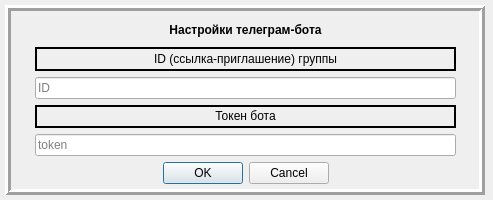
<?xml version="1.0" encoding="UTF-8"?>
<ui version="4.0">
 <class>telegram_settings</class>
 <widget class="QDialog" name="telegram_settings">
  <property name="windowModality">
   <enum>Qt::ApplicationModal</enum>
  </property>
  <property name="geometry">
   <rect>
    <x>0</x>
    <y>0</y>
    <width>493</width>
    <height>200</height>
   </rect>
  </property>
  <property name="sizePolicy">
   <sizepolicy hsizetype="Fixed" vsizetype="Fixed">
    <horstretch>0</horstretch>
    <verstretch>0</verstretch>
   </sizepolicy>
  </property>
  <property name="minimumSize">
   <size>
    <width>493</width>
    <height>200</height>
   </size>
  </property>
  <property name="maximumSize">
   <size>
    <width>493</width>
    <height>200</height>
   </size>
  </property>
  <property name="windowTitle">
   <string>Настройки взаимодействия с Telegram</string>
  </property>
  <property name="modal">
   <bool>true</bool>
  </property>
  <widget class="QFrame" name="frame">
   <property name="geometry">
    <rect>
     <x>5</x>
     <y>5</y>
     <width>480</width>
     <height>190</height>
    </rect>
   </property>
   <property name="frameShape">
    <enum>QFrame::Box</enum>
   </property>
   <property name="frameShadow">
    <enum>QFrame::Raised</enum>
   </property>
   <property name="lineWidth">
    <number>3</number>
   </property>
   <widget class="QWidget" name="verticalLayoutWidget">
    <property name="geometry">
     <rect>
      <x>30</x>
      <y>13</y>
      <width>421</width>
      <height>166</height>
     </rect>
    </property>
    <layout class="QVBoxLayout" name="verticalLayout">
     <item>
      <widget class="QLabel" name="label_telegramSettings">
       <property name="font">
        <font>
         <weight>75</weight>
         <bold>true</bold>
        </font>
       </property>
       <property name="text">
        <string>Настройки телеграм-бота</string>
       </property>
       <property name="alignment">
        <set>Qt::AlignCenter</set>
       </property>
       <property name="textInteractionFlags">
        <set>Qt::NoTextInteraction</set>
       </property>
      </widget>
     </item>
     <item>
      <widget class="QLabel" name="label_telegramGroupId">
       <property name="frameShape">
        <enum>QFrame::WinPanel</enum>
       </property>
       <property name="text">
        <string>&lt;html&gt;&lt;head/&gt;&lt;body&gt;&lt;p&gt;ID (ссылка-приглашение) группы&lt;/p&gt;&lt;/body&gt;&lt;/html&gt;</string>
       </property>
       <property name="alignment">
        <set>Qt::AlignCenter</set>
       </property>
      </widget>
     </item>
     <item>
      <widget class="QLineEdit" name="lineEdit_telegramGroupId">
       <property name="text">
        <string/>
       </property>
       <property name="echoMode">
        <enum>QLineEdit::Normal</enum>
       </property>
       <property name="placeholderText">
        <string>ID</string>
       </property>
      </widget>
     </item>
     <item>
      <widget class="QLabel" name="label_telegramBotToken">
       <property name="frameShape">
        <enum>QFrame::WinPanel</enum>
       </property>
       <property name="text">
        <string>&lt;html&gt;&lt;head/&gt;&lt;body&gt;&lt;p&gt;Токен бота&lt;/p&gt;&lt;/body&gt;&lt;/html&gt;</string>
       </property>
       <property name="alignment">
        <set>Qt::AlignCenter</set>
       </property>
      </widget>
     </item>
     <item>
      <widget class="QLineEdit" name="lineEdit_telegramBotToken">
       <property name="text">
        <string/>
       </property>
       <property name="echoMode">
        <enum>QLineEdit::Normal</enum>
       </property>
       <property name="placeholderText">
        <string>token</string>
       </property>
      </widget>
     </item>
     <item>
      <widget class="QDialogButtonBox" name="buttonBox">
       <property name="orientation">
        <enum>Qt::Horizontal</enum>
       </property>
       <property name="standardButtons">
        <set>QDialogButtonBox::Cancel|QDialogButtonBox::Ok</set>
       </property>
       <property name="centerButtons">
        <bool>true</bool>
       </property>
      </widget>
     </item>
    </layout>
   </widget>
  </widget>
 </widget>
 <resources/>
 <connections>
  <connection>
   <sender>buttonBox</sender>
   <signal>accepted()</signal>
   <receiver>telegram_settings</receiver>
   <slot>accept()</slot>
   <hints>
    <hint type="sourcelabel">
     <x>248</x>
     <y>254</y>
    </hint>
    <hint type="destinationlabel">
     <x>157</x>
     <y>274</y>
    </hint>
   </hints>
  </connection>
  <connection>
   <sender>buttonBox</sender>
   <signal>rejected()</signal>
   <receiver>telegram_settings</receiver>
   <slot>reject()</slot>
   <hints>
    <hint type="sourcelabel">
     <x>316</x>
     <y>260</y>
    </hint>
    <hint type="destinationlabel">
     <x>286</x>
     <y>274</y>
    </hint>
   </hints>
  </connection>
 </connections>
</ui>
